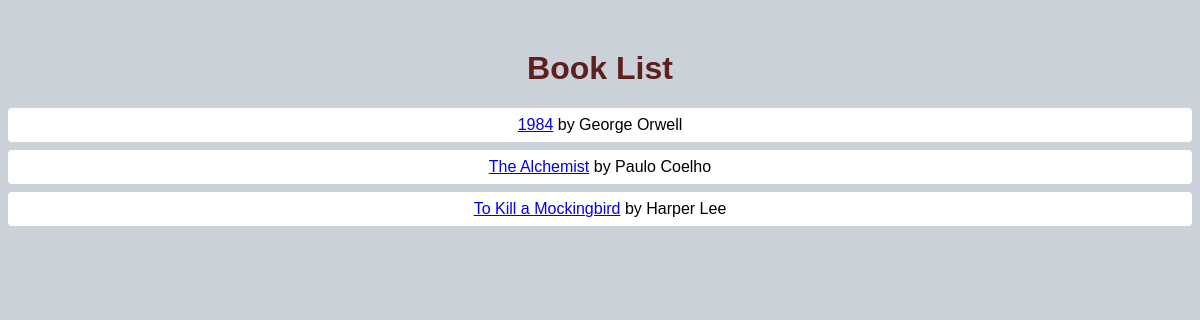
/books/, run on an earlier commit of the app's database.
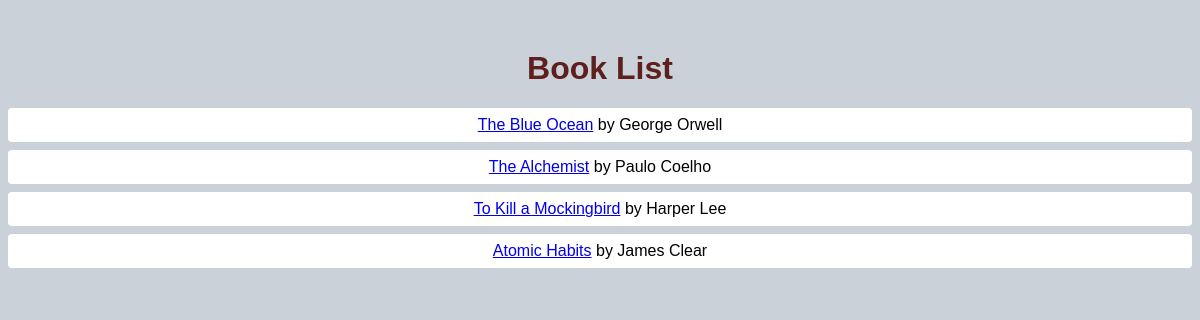
And on a later commit of the database.
### myapp/models.py (models this page shows, shortened)
class Book(models.Model):
    title = models.CharField(max_length=100)
    author = models.CharField(max_length=100)
    year_published = models.IntegerField()

### myapp/views.py (the view)
# urls.py: path('books/', views.book_list, name='book_list'),
def book_list(request):
    books = Book.objects.all()
    return render(request, 'book_list.html', {'books': books})

### templates/book_list.html (shortened to what this page needs)
{% load static %}
<!DOCTYPE html>
<html>
<head>
    <link rel="stylesheet" href="{% static 'css/style.css' %}">
</head>
<body>
<h1>Book List</h1>
<ul class="book-list">
  {% for book in books %}
    <li>
      <a href="{% url 'book_detail' book.id %}">{{ book.title }}</a> by {{ book.author }}
    </li>
  {% endfor %}
</ul>

### static/css/style.css (style rules this page uses)
body { background-color: #cad1d8; text-align: center; font-family: Arial, sans-serif; }
h1 { color: #5e1f1f; margin-top: 50px; }
.book-list { list-style-type: none; padding: 0; }
.book-list li { padding: 8px; background: #fff; margin-bottom: 8px; border-radius: 4px; }

What changed in the data, as far as the page shows it:
changed Book "George Orwell": title "1984" → "The Blue Ocean"
added Book: title "Atomic Habits", author "James Clear"
